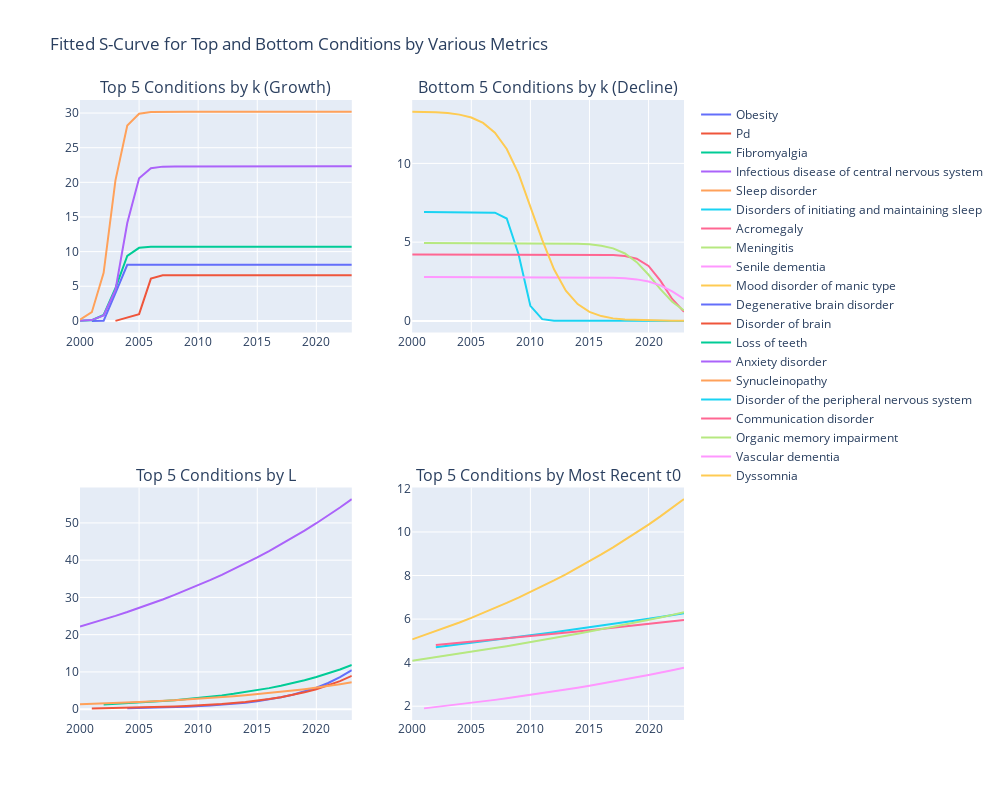

The notebook cell this image was saved under:
### Code cell
import plotly.graph_objects as go
from plotly.subplots import make_subplots

fig = make_subplots(rows=2, cols=2, subplot_titles=(
    'Top 5 Conditions by k (Growth)',
    'Bottom 5 Conditions by k (Decline)',
    'Top 5 Conditions by L',
    'Top 5 Conditions by Most Recent t0'
))

# Plot for top k values
for index, row in top_k.iterrows():
    condition = row['Disease']
    condition_data = df[df['Neurological Condition'] == condition]
    years = condition_data['start_year'].values
    fitted_params = row[['L', 't0', 'k']].values
    trials = logistic_function(years, *fitted_params)
    fig.add_trace(go.Scatter(x=years, y=trials, mode='lines', name=condition), row=1, col=1)

# Plot for bottom k values
for index, row in bottom_k.iterrows():
    condition = row['Disease']
    condition_data = df[df['Neurological Condition'] == condition]
    years = condition_data['start_year'].values
    fitted_params = row[['L', 't0', 'k']].values
    trials = logistic_function(years, *fitted_params)
    fig.add_trace(go.Scatter(x=years, y=trials, mode='lines', name=condition), row=1, col=2)

# Plot for highest L values
for index, row in top_L.iterrows():
    condition = row['Disease']
    condition_data = df[df['Neurological Condition'] == condition]
    years = condition_data['start_year'].values
    fitted_params = row[['L', 't0', 'k']].values
    trials = logistic_function(years, *fitted_params)
    fig.add_trace(go.Scatter(x=years, y=trials, mode='lines', name=condition), row=2, col=1)

# Plot for most recent t0 values
for index, row in top_t0.iterrows():
    condition = row['Disease']
    condition_data = df[df['Neurological Condition'] == condition]
    years = condition_data['start_year'].values
    fitted_params = row[['L', 't0', 'k']].values
    trials = logistic_function(years, *fitted_params)
    fig.add_trace(go.Scatter(x=years, y=trials, mode='lines', name=condition), row=2, col=2)

# Update layout
fig.update_layout(height=800, width=1000, title_text='Fitted S-Curve for Top and Bottom Conditions by Various Metrics')
fig.show()

### Figure 1 — Plotly figure (JSON) as saved in the notebook; plotly's stock layout.template omitted (floating-point values rounded to 4 significant figures)
{"data": [{"mode": "lines", "name": "Obesity", "type": "scatter", "x": [2001, 2002, 2003, 2004, 2005, 2006, 2007, 2008, 2009, 2010, 2011, 2012, 2013, 2014, 2015, 2016, 2017, 2018, 2019, 2020, 2021, 2022, 2023], "xaxis": "x", "y": [1.296e-18, 3.2e-09, 4.0, 8.1, 8.1, 8.1, 8.1, 8.1, 8.1, 8.1, 8.1, 8.1, 8.1, 8.1, 8.1, 8.1, 8.1, 8.1, 8.1, 8.1, 8.1, 8.1, 8.1], "yaxis": "y"}, {"mode": "lines", "name": "Pd", "type": "scatter", "x": [2003, 2005, 2006, 2007, 2008, 2009, 2010, 2011, 2012, 2013, 2014, 2015, 2016, 2017, 2018, 2019, 2020, 2021, 2022, 2023], "xaxis": "x", "y": [0.0002121, 0.9735, 6.104, 6.576, 6.583, 6.583, 6.583, 6.583, 6.583, 6.583, 6.583, 6.583, 6.583, 6.583, 6.583, 6.583, 6.583, 6.583, 6.583, 6.583], "yaxis": "y"}, {"mode": "lines", "name": "Fibromyalgia", "type": "scatter", "x": [2000, 2001, 2002, 2003, 2004, 2005, 2006, 2007, 2008, 2009, 2010, 2011, 2012, 2013, 2014, 2015, 2016, 2017, 2018, 2019, 2020, 2021, 2022, 2023], "xaxis": "x", "y": [0.0115, 0.1029, 0.8619, 4.726, 9.392, 10.55, 10.69, 10.71, 10.71, 10.71, 10.71, 10.71, 10.71, 10.71, 10.71, 10.71, 10.71, 10.71, 10.71, 10.71, 10.71, 10.71, 10.71, 10.71], "yaxis": "y"}, {"mode": "lines", "name": "Infectious disease of central\nnervous system", "type": "scatter", "x": [2000, 2001, 2002, 2003, 2004, 2005, 2006, 2007, 2008, 2009, 2010, 2011, 2012, 2013, 2014, 2015, 2016, 2017, 2018, 2019, 2020, 2021, 2022, 2023], "xaxis": "x", "y": [0.01686, 0.116, 0.7777, 4.456, 14.12, 20.58, 22.04, 22.27, 22.3, 22.3, 22.3, 22.3, 22.3, 22.3, 22.3, 22.3, 22.3, 22.3, 22.3, 22.3, 22.3, 22.3, 22.3, 22.3], "yaxis": "y"}, {"mode": "lines", "name": "Sleep disorder", "type": "scatter", "x": [2000, 2001, 2002, 2003, 2004, 2005, 2006, 2007, 2008, 2009, 2010, 2011, 2012, 2013, 2014, 2015, 2016, 2017, 2018, 2019, 2020, 2021, 2022, 2023], "xaxis": "x", "y": [0.1889, 1.253, 6.926, 20.29, 28.2, 29.9, 30.16, 30.2, 30.2, 30.21, 30.21, 30.21, 30.21, 30.21, 30.21, 30.21, 30.21, 30.21, 30.21, 30.21, 30.21, 30.21, 30.21, 30.21], "yaxis": "y"}, {"mode": "lines", "name": "Disorders of initiating and\nmaintaining sleep", "type": "scatter", "x": [2001, 2002, 2003, 2004, 2005, 2006, 2007, 2008, 2009, 2010, 2011, 2012, 2013, 2015, 2016, 2017, 2018, 2019, 2020, 2021, 2022, 2023], "xaxis": "x2", "y": [6.918, 6.918, 6.918, 6.918, 6.918, 6.914, 6.873, 6.5, 4.234, 0.9552, 0.1107, 0.01141, 0.00116, 1.196e-05, 1.215e-06, 1.233e-07, 1.252e-08, 1.271e-09, 1.291e-10, 1.311e-11, 1.331e-12, 1.351e-13], "yaxis": "y2"}, {"mode": "lines", "name": "Acromegaly", "type": "scatter", "x": [2000, 2001, 2002, 2003, 2004, 2005, 2006, 2007, 2008, 2009, 2010, 2011, 2012, 2013, 2014, 2015, 2016, 2017, 2018, 2019, 2020, 2021, 2022, 2023], "xaxis": "x2", "y": [4.21, 4.21, 4.21, 4.21, 4.21, 4.21, 4.21, 4.21, 4.21, 4.21, 4.21, 4.21, 4.21, 4.21, 4.21, 4.208, 4.201, 4.182, 4.123, 3.948, 3.486, 2.553, 1.391, 0.574], "yaxis": "y2"}, {"mode": "lines", "name": "Meningitis", "type": "scatter", "x": [2001, 2002, 2003, 2004, 2005, 2006, 2007, 2008, 2009, 2010, 2011, 2012, 2013, 2014, 2015, 2016, 2017, 2018, 2019, 2020, 2021, 2022, 2023], "xaxis": "x2", "y": [4.938, 4.938, 4.938, 4.938, 4.938, 4.938, 4.938, 4.937, 4.937, 4.936, 4.934, 4.929, 4.92, 4.9, 4.859, 4.773, 4.603, 4.28, 3.726, 2.927, 2.014, 1.213, 0.6595], "yaxis": "y2"}, {"mode": "lines", "name": "Senile dementia", "type": "scatter", "x": [2001, 2002, 2003, 2004, 2006, 2007, 2008, 2009, 2010, 2011, 2012, 2013, 2014, 2015, 2017, 2018, 2019, 2020, 2021, 2022, 2023], "xaxis": "x2", "y": [2.781, 2.781, 2.781, 2.781, 2.781, 2.781, 2.781, 2.781, 2.781, 2.78, 2.78, 2.779, 2.777, 2.772, 2.745, 2.708, 2.635, 2.496, 2.252, 1.874, 1.393], "yaxis": "y2"}, {"mode": "lines", "name": "Mood disorder of manic\ntype", "type": "scatter", "x": [2000, 2001, 2002, 2003, 2004, 2005, 2006, 2007, 2008, 2009, 2010, 2011, 2012, 2013, 2014, 2015, 2016, 2017, 2018, 2020, 2021, 2022, 2023], "xaxis": "x2", "y": [13.29, 13.27, 13.25, 13.2, 13.1, 12.91, 12.57, 11.95, 10.91, 9.347, 7.314, 5.148, 3.273, 1.92, 1.067, 0.5738, 0.3029, 0.1583, 0.08233, 0.0221, 0.01143, 0.005912, 0.003057], "yaxis": "y2"}, {"mode": "lines", "name": "Degenerative brain disorder", "type": "scatter", "x": [2004, 2006, 2007, 2008, 2009, 2011, 2012, 2014, 2015, 2016, 2017, 2018, 2019, 2020, 2021, 2022, 2023], "xaxis": "x3", "y": [0.2396, 0.3565, 0.4349, 0.5305, 0.6472, 0.9631, 1.175, 1.748, 2.133, 2.602, 3.174, 3.871, 4.722, 5.761, 7.027, 8.573, 10.46], "yaxis": "y3"}, {"mode": "lines", "name": "Disorder of brain", "type": "scatter", "x": [2001, 2003, 2005, 2006, 2007, 2008, 2009, 2011, 2012, 2014, 2015, 2016, 2017, 2018, 2019, 2020, 2021, 2022, 2023], "xaxis": "x3", "y": [0.2075, 0.2921, 0.4113, 0.4881, 0.5791, 0.6872, 0.8154, 1.148, 1.362, 1.918, 2.276, 2.7, 3.204, 3.802, 4.511, 5.353, 6.351, 7.536, 8.942], "yaxis": "y3"}, {"mode": "lines", "name": "Loss of teeth", "type": "scatter", "x": [2002, 2003, 2005, 2006, 2007, 2008, 2009, 2011, 2012, 2013, 2014, 2015, 2016, 2017, 2018, 2019, 2020, 2021, 2022, 2023], "xaxis": "x3", "y": [1.28, 1.424, 1.76, 1.956, 2.175, 2.418, 2.688, 3.323, 3.694, 4.107, 4.566, 5.077, 5.644, 6.275, 6.976, 7.756, 8.623, 9.587, 10.66, 11.85], "yaxis": "y3"}, {"mode": "lines", "name": "Anxiety disorder", "type": "scatter", "x": [2000, 2001, 2002, 2003, 2004, 2005, 2006, 2007, 2008, 2009, 2010, 2011, 2012, 2013, 2014, 2015, 2016, 2017, 2018, 2019, 2020, 2021, 2022, 2023], "xaxis": "x3", "y": [22.16, 23.08, 24.03, 25.03, 26.07, 27.15, 28.27, 29.45, 30.67, 31.94, 33.26, 34.64, 36.08, 37.57, 39.13, 40.75, 42.44, 44.2, 46.03, 47.94, 49.92, 51.99, 54.15, 56.39], "yaxis": "y3"}, {"mode": "lines", "name": "Synucleinopathy", "type": "scatter", "x": [2000, 2002, 2003, 2005, 2008, 2009, 2010, 2011, 2013, 2014, 2015, 2016, 2017, 2018, 2019, 2020, 2021, 2022, 2023], "xaxis": "x3", "y": [1.31, 1.52, 1.637, 1.899, 2.373, 2.556, 2.754, 2.966, 3.441, 3.706, 3.992, 4.3, 4.631, 4.988, 5.373, 5.787, 6.233, 6.714, 7.231], "yaxis": "y3"}, {"mode": "lines", "name": "Disorder of the peripheral\nnervous system", "type": "scatter", "x": [2002, 2003, 2004, 2005, 2006, 2007, 2008, 2009, 2010, 2011, 2012, 2013, 2014, 2015, 2016, 2017, 2018, 2019, 2020, 2021, 2022, 2023], "xaxis": "x4", "y": [4.711, 4.775, 4.84, 4.907, 4.974, 5.042, 5.111, 5.18, 5.251, 5.323, 5.396, 5.47, 5.544, 5.62, 5.697, 5.775, 5.854, 5.934, 6.015, 6.097, 6.181, 6.265], "yaxis": "y4"}, {"mode": "lines", "name": "Communication disorder", "type": "scatter", "x": [2002, 2003, 2004, 2005, 2006, 2007, 2008, 2009, 2010, 2011, 2012, 2013, 2014, 2015, 2016, 2017, 2018, 2019, 2020, 2021, 2022, 2023], "xaxis": "x4", "y": [4.811, 4.86, 4.91, 4.96, 5.011, 5.062, 5.114, 5.166, 5.218, 5.272, 5.325, 5.38, 5.435, 5.49, 5.546, 5.602, 5.66, 5.717, 5.775, 5.834, 5.894, 5.954], "yaxis": "y4"}, {"mode": "lines", "name": "Organic memory impairment", "type": "scatter", "x": [2000, 2001, 2002, 2003, 2004, 2005, 2006, 2007, 2008, 2009, 2010, 2011, 2012, 2013, 2014, 2015, 2016, 2017, 2018, 2019, 2020, 2021, 2022, 2023], "xaxis": "x4", "y": [4.09, 4.168, 4.247, 4.328, 4.411, 4.495, 4.58, 4.667, 4.756, 4.847, 4.939, 5.033, 5.129, 5.226, 5.326, 5.427, 5.531, 5.636, 5.743, 5.852, 5.964, 6.077, 6.193, 6.311], "yaxis": "y4"}, {"mode": "lines", "name": "Vascular dementia", "type": "scatter", "x": [2001, 2002, 2003, 2004, 2005, 2006, 2007, 2008, 2010, 2011, 2012, 2013, 2014, 2015, 2017, 2018, 2019, 2020, 2022, 2023], "xaxis": "x4", "y": [1.901, 1.961, 2.023, 2.087, 2.153, 2.221, 2.291, 2.364, 2.516, 2.595, 2.677, 2.762, 2.849, 2.939, 3.128, 3.227, 3.329, 3.434, 3.655, 3.77], "yaxis": "y4"}, {"mode": "lines", "name": "Dyssomnia", "type": "scatter", "x": [2000, 2002, 2003, 2004, 2005, 2006, 2007, 2008, 2009, 2010, 2011, 2012, 2013, 2014, 2015, 2016, 2017, 2018, 2019, 2020, 2021, 2022, 2023], "xaxis": "x4", "y": [5.068, 5.443, 5.64, 5.845, 6.057, 6.277, 6.505, 6.741, 6.986, 7.239, 7.502, 7.774, 8.057, 8.349, 8.652, 8.966, 9.291, 9.629, 9.978, 10.34, 10.72, 11.1, 11.51], "yaxis": "y4"}], "layout": {"annotations": [{"font": {"size": 16}, "showarrow": false, "text": "Top 5 Conditions by k (Growth)", "x": 0.225, "xanchor": "center", "xref": "paper", "y": 1, "yanchor": "bottom", "yref": "paper"}, {"font": {"size": 16}, "showarrow": false, "text": "Bottom 5 Conditions by k (Decline)", "x": 0.775, "xanchor": "center", "xref": "paper", "y": 1, "yanchor": "bottom", "yref": "paper"}, {"font": {"size": 16}, "showarrow": false, "text": "Top 5 Conditions by L", "x": 0.225, "xanchor": "center", "xref": "paper", "y": 0.375, "yanchor": "bottom", "yref": "paper"}, {"font": {"size": 16}, "showarrow": false, "text": "Top 5 Conditions by Most Recent t0", "x": 0.775, "xanchor": "center", "xref": "paper", "y": 0.375, "yanchor": "bottom", "yref": "paper"}], "height": 800, "title": {"text": "Fitted S-Curve for Top and Bottom Conditions by Various Metrics"}, "width": 1000, "xaxis": {"anchor": "y", "autorange": true, "domain": [0, 0.45], "range": [2000, 2023], "type": "linear"}, "xaxis2": {"anchor": "y2", "autorange": true, "domain": [0.55, 1], "range": [2000, 2023], "type": "linear"}, "xaxis3": {"anchor": "y3", "autorange": true, "domain": [0, 0.45], "range": [2000, 2023], "type": "linear"}, "xaxis4": {"anchor": "y4", "autorange": true, "domain": [0.55, 1], "range": [2000, 2023], "type": "linear"}, "yaxis": {"anchor": "x", "autorange": true, "domain": [0.625, 1], "range": [-1.678, 31.88], "type": "linear"}, "yaxis2": {"anchor": "x2", "autorange": true, "domain": [0.625, 1], "range": [-0.7382, 14.03], "type": "linear"}, "yaxis3": {"anchor": "x3", "autorange": true, "domain": [0, 0.375], "range": [-2.914, 59.51], "type": "linear"}, "yaxis4": {"anchor": "x4", "autorange": true, "domain": [0, 0.375], "range": [1.367, 12.04], "type": "linear"}}}
